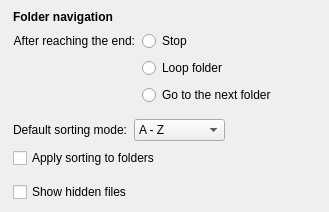
                <widget class="QWidget" name="folderNavGroup" native="true">
                 <property name="accessibleName">
                  <string notr="true">SGroup</string>
                 </property>
                 <layout class="QVBoxLayout" name="verticalLayout_16">
                  <property name="leftMargin">
                   <number>0</number>
                  </property>
                  <property name="topMargin">
                   <number>0</number>
                  </property>
                  <property name="rightMargin">
                   <number>0</number>
                  </property>
                  <property name="bottomMargin">
                   <number>0</number>
                  </property>
                  <item>
                   <layout class="QVBoxLayout" name="verticalLayout_17">
                    <property name="spacing">
                     <number>7</number>
                    </property>
                    <property name="leftMargin">
                     <number>13</number>
                    </property>
                    <property name="topMargin">
                     <number>10</number>
                    </property>
                    <property name="rightMargin">
                     <number>13</number>
                    </property>
                    <property name="bottomMargin">
                     <number>10</number>
                    </property>
                    <item>
                     <layout class="QHBoxLayout" name="horizontalLayout_32">
                      <property name="leftMargin">
                       <number>0</number>
                      </property>
                      <property name="topMargin">
                       <number>0</number>
                      </property>
                      <item>
                       <widget class="QLabel" name="label_30">
                        <property name="font">
                         <font>
                          <bold>true</bold>
                         </font>
                        </property>
                        <property name="text">
                         <string>Folder navigation</string>
                        </property>
                       </widget>
                      </item>
                     </layout>
                    </item>
                    <item>
                     <layout class="QGridLayout" name="gridLayout_5">
                      <property name="leftMargin">
                       <number>0</number>
                      </property>
                      <property name="topMargin">
                       <number>0</number>
                      </property>
                      <property name="rightMargin">
                       <number>0</number>
                      </property>
                      <property name="bottomMargin">
                       <number>0</number>
                      </property>
                      <property name="verticalSpacing">
                       <number>7</number>
                      </property>
                      <item row="0" column="1">
                       <widget class="QRadioButton" name="folderEndNoAction">
                        <property name="text">
                         <string>Stop</string>
                        </property>
                        <property name="checked">
                         <bool>false</bool>
                        </property>
                       </widget>
                      </item>
                      <item row="1" column="1">
                       <widget class="QRadioButton" name="folderEndLoop">
                        <property name="text">
                         <string>Loop folder</string>
                        </property>
                       </widget>
                      </item>
                      <item row="2" column="1">
                       <widget class="QRadioButton" name="folderEndSwitchFolder">
                        <property name="text">
                         <string>Go to the next folder</string>
                        </property>
                       </widget>
                      </item>
                      <item row="0" column="0">
                       <widget class="QLabel" name="label_16">
                        <property name="text">
                         <string>After reaching the end:</string>
                        </property>
                        <property name="alignment">
                         <set>Qt::AlignRight|Qt::AlignTrailing|Qt::AlignVCenter</set>
                        </property>
                       </widget>
                      </item>
                      <item row="0" column="2">
                       <spacer name="horizontalSpacer_25">
                        <property name="orientation">
                         <enum>Qt::Horizontal</enum>
                        </property>
                        <property name="sizeHint" stdset="0">
                         <size>
                          <width>40</width>
                          <height>10</height>
                         </size>
                        </property>
                       </spacer>
                      </item>
                     </layout>
                    </item>
                    <item>
                     <widget class="QWidget" name="widget_7" native="true">
                      <property name="sizePolicy">
                       <sizepolicy hsizetype="Expanding" vsizetype="Preferred">
                        <horstretch>0</horstretch>
                        <verstretch>0</verstretch>
                       </sizepolicy>
                      </property>
                      <property name="accessibleName">
                       <string notr="true">SLine</string>
                      </property>
                     </widget>
                    </item>
                    <item>
                     <layout class="QHBoxLayout" name="horizontalLayout_33">
                      <property name="leftMargin">
                       <number>0</number>
                      </property>
                      <property name="topMargin">
                       <number>0</number>
                      </property>
                      <property name="rightMargin">
                       <number>0</number>
                      </property>
                      <property name="bottomMargin">
                       <number>0</number>
                      </property>
                      <item>
                       <widget class="QLabel" name="label_6">
                        <property name="text">
                         <string>Default sorting mode:</string>
                        </property>
                        <property name="alignment">
                         <set>Qt::AlignRight|Qt::AlignTrailing|Qt::AlignVCenter</set>
                        </property>
                       </widget>
                      </item>
                      <item>
                       <widget class="QComboBox" name="sortingComboBox">
                        <property name="sizePolicy">
                         <sizepolicy hsizetype="Minimum" vsizetype="Minimum">
                          <horstretch>0</horstretch>
                          <verstretch>0</verstretch>
                         </sizepolicy>
                        </property>
                        <item>
                         <property name="text">
                          <string>A - Z</string>
                         </property>
                        </item>
                        <item>
                         <property name="text">
                          <string>Z - A</string>
                         </property>
                        </item>
                        <item>
                         <property name="text">
                          <string>Size</string>
                         </property>
                        </item>
                        <item>
                         <property name="text">
                          <string>Size (desc)</string>
                         </property>
                        </item>
                        <item>
                         <property name="text">
                          <string>Oldest</string>
                         </property>
                        </item>
                        <item>
                         <property name="text">
                          <string>Newest</string>
                         </property>
                        </item>
                       </widget>
                      </item>
                      <item>
                       <spacer name="horizontalSpacer_15">
                        <property name="orientation">
                         <enum>Qt::Horizontal</enum>
                        </property>
                        <property name="sizeHint" stdset="0">
                         <size>
                          <width>40</width>
                          <height>20</height>
                         </size>
                        </property>
                       </spacer>
                      </item>
                     </layout>
                    </item>
                    <item>
                     <widget class="QCheckBox" name="sortFoldersCheckBox">
                      <property name="text">
                       <string>Apply sorting to folders</string>
                      </property>
                     </widget>
                    </item>
                    <item>
                     <widget class="QWidget" name="widget_31" native="true">
                      <property name="accessibleName">
                       <string notr="true">SLine</string>
                      </property>
                     </widget>
                    </item>
                    <item>
                     <widget class="QCheckBox" name="showHiddenFilesCheckBox">
                      <property name="text">
                       <string>Show hidden files</string>
                      </property>
                     </widget>
                    </item>
                   </layout>
                  </item>
                 </layout>
                </widget>
